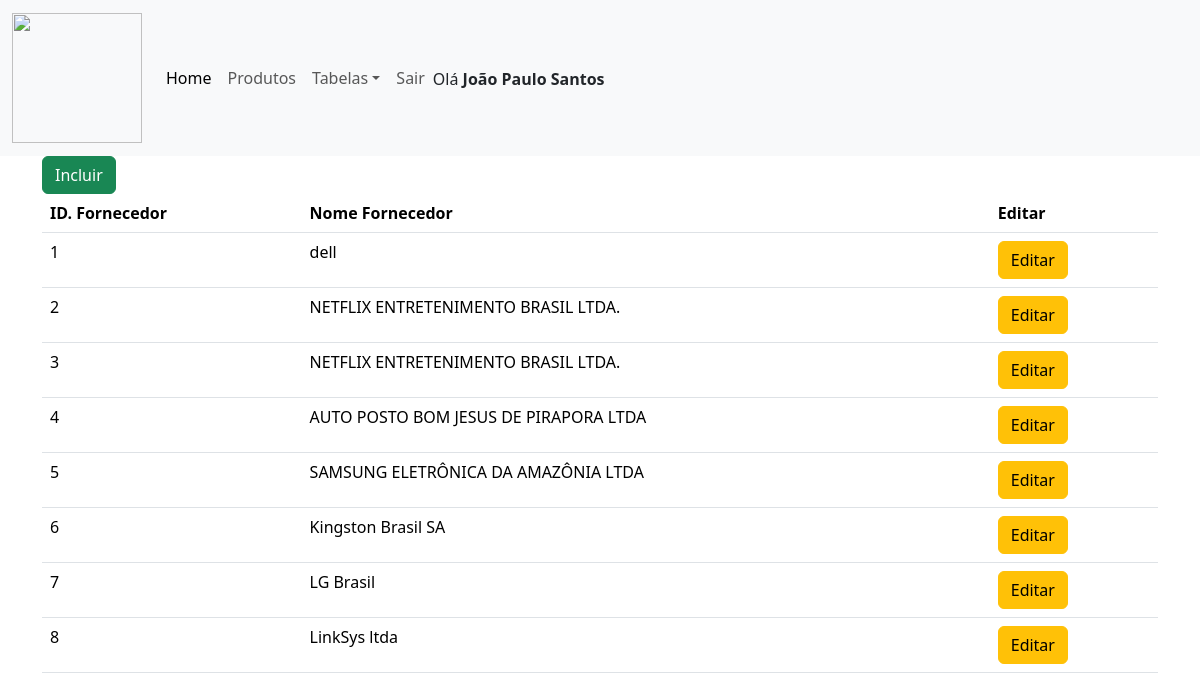
The app's page /admin/lista_fornecedores.php (signed in) with its own data.
### tables this page shows
CREATE TABLE `fornecedores` (
  `id_fornecedor` int(11) NOT NULL,
  `nome_fornecedor` varchar(80) NOT NULL,
  `cpf_cnpj` varchar(25) NOT NULL,
  `cep` varchar(9) NOT NULL,
  `logradouro` varchar(60) NOT NULL,
  `numero` varchar(15) NOT NULL,
  `complemento` varchar(15) NOT NULL,
  `bairro` varchar(60) NOT NULL,
  `cidade` varchar(80) NOT NULL,
  `uf` varchar(5) NOT NULL,
  `email` varchar(100) NOT NULL,
  `celular` varchar(20) NOT NULL
);

### admin/lista_fornecedores.php (the view, shortened to what this page needs)
<html>
<head>
    <link href="https://cdn.jsdelivr.net/npm/bootstrap@5.3.3/dist/css/bootstrap.min.css" rel="stylesheet"
>
</head>
<body>
    <?php
    include 'menu.php';
    include 'conexao.php';
    ?>
    <div class="container">
    <a href="incluir_fornecedores.php" button type="button" class="btn btn-success">Incluir</a>
    <br>
    <table class="table table-hover">
        <thead>
        <tr>
            <th>ID. Fornecedor</th>
            <th>Nome Fornecedor</th>
            <th>Editar</th>
        </tr>
        </thead>
        <tbody>
            <?php
                $sql = "select * from fornecedores";
                $busca_fornecedor = mysqli_query($conexao, $sql);
                while($array = mysqli_fetch_array($busca_fornecedor)){
                    $id_fornecedor = $array['id_fornecedor'];
                    $nome_fornecedor = $array['nome_fornecedor'];
            ?>
            <tr>
                <td><?php echo $id_fornecedor ?></td>
                <td><?php echo $nome_fornecedor ?></td>
                <td><a href="editar_fornecedores.php?id_fornecedor=<?php echo $id_fornecedor ?>" button type="button" class="btn btn-warning">Editar</a></td>
            </tr>
            <?php } ?>
        </tbody>
    </table>
                </div>
</body>
</html>

### records on screen
fornecedores: id_fornecedor "1", nome_fornecedor "dell"
fornecedores: id_fornecedor "2", nome_fornecedor "NETFLIX ENTRETENIMENTO BRASIL LTDA."
fornecedores: id_fornecedor "3", nome_fornecedor "NETFLIX ENTRETENIMENTO BRASIL LTDA."
fornecedores: id_fornecedor "4", nome_fornecedor "AUTO POSTO BOM JESUS DE PIRAPORA LTDA"
fornecedores: id_fornecedor "5", nome_fornecedor "SAMSUNG ELETRÔNICA DA AMAZÔNIA LTDA"
fornecedores: id_fornecedor "6", nome_fornecedor "Kingston Brasil SA"
fornecedores: id_fornecedor "7", nome_fornecedor "LG Brasil"
fornecedores: id_fornecedor "8", nome_fornecedor "LinkSys ltda"

### other values on screen
$nome_usuario "João Paulo Santos"
